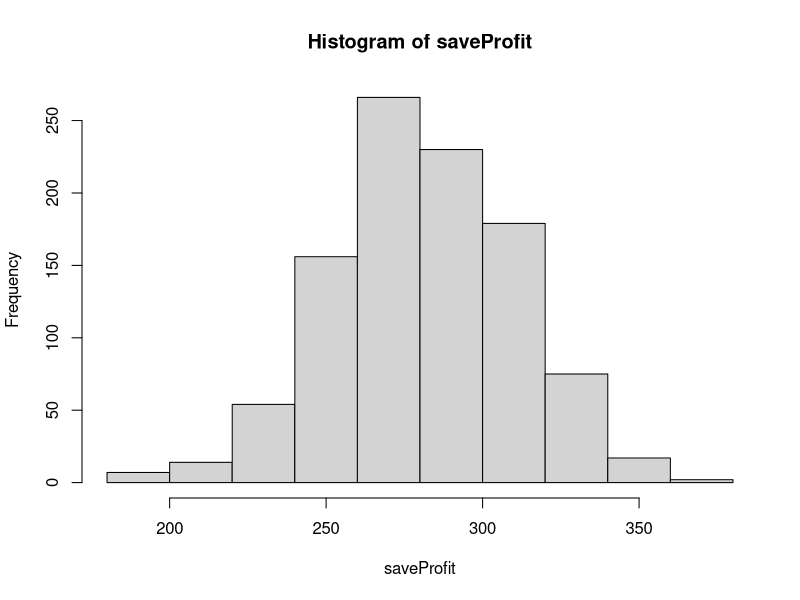
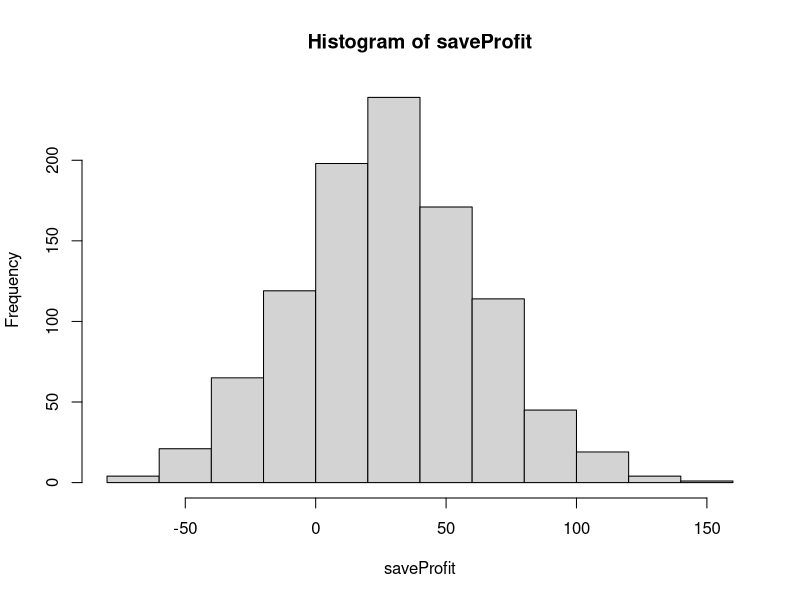
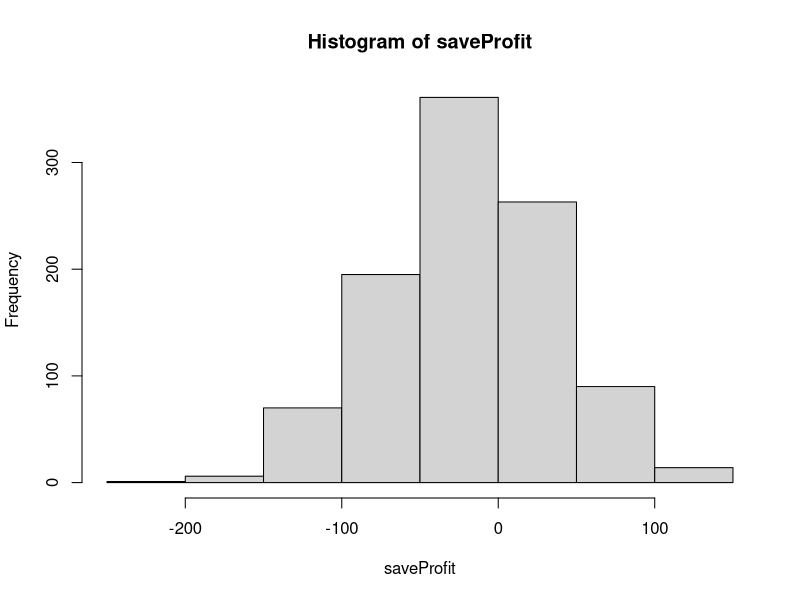

Here is the R script that generated these plots, in order:
## ---- chunk 1
knitr::opts_chunk$set(echo = TRUE)
require(tidyverse)
require(tidyverse)
require(knitr)
## ---- chunk 2
days=1:365
saveProfit=vector("numeric")
for(run in 1:1000) {
  
profit=0
for(i in 1:637){
  bdays=sample(days,size=35,replace=TRUE)
  n=length(unique(bdays))
  if(n<35) {
    profit=profit+1
  } else{profit=profit-2}
}
saveProfit[run]=profit
}

## ---- chunk 3
hist(saveProfit)
## ---- chunk 4
sortProfit=sort(saveProfit)
print(sortProfit[25])
print(sortProfit[975])
## ---- chunk 5
days=1:365
saveProfit=vector("numeric")
for(run in 1:1000) {
  
profit=0
for(i in 1:637){
  bdays=sample(days,size=29,replace=TRUE)
  n=length(unique(bdays))
  if(n<29) {
    profit=profit+1
  } else{profit=profit-2}
}
saveProfit[run]=profit
}

## ---- chunk 6
hist(saveProfit)
## ---- chunk 7
days=1:365
saveProfit=vector("numeric")
for(run in 1:1000) {
  
profit=0
for(i in 1:637){
  bdays=sample(days,size=35,replace=TRUE)
  n=length(unique(bdays))
  if(n<35) {
    profit=profit+1
  } else{profit=profit-4.50}
}
saveProfit[run]=profit
}

## ---- chunk 8
hist(saveProfit)
